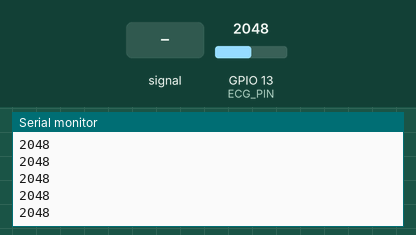
Bench run of a sketch on a simulated ESP32. Parts: the last lines printed to the serial monitor. The test bench sets the inputs (shaded band); at power-on: GPIO 13 (ECG_PIN) = 2048 (analog values on the 0–4095 scale).

Above: at 3.2 s.
3.3 s: GPIO 13 (ECG_PIN) fed a 200 Hz sine of ±327 counts around its level
At 4.0 s:
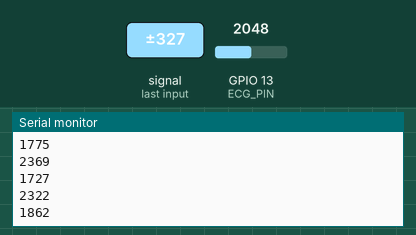
4.8 s: GPIO 13 (ECG_PIN) set to 2866
At 5.8 s:
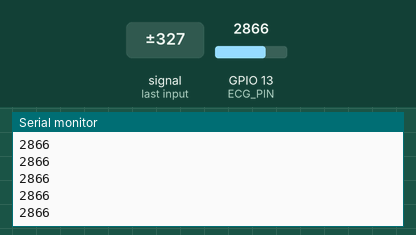
6.3 s: GPIO 13 (ECG_PIN) fed a 1000 Hz sine of ±1023 counts around its level
7.8 s: GPIO 13 (ECG_PIN) set to 3603
At 8.4 s:
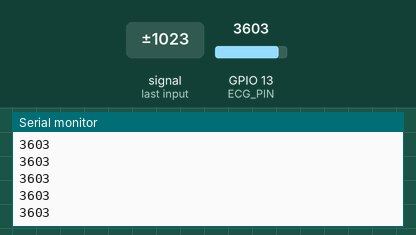
Timing chart, 0 to 9.0 s (numbered marks = the images above; inputs shaded):
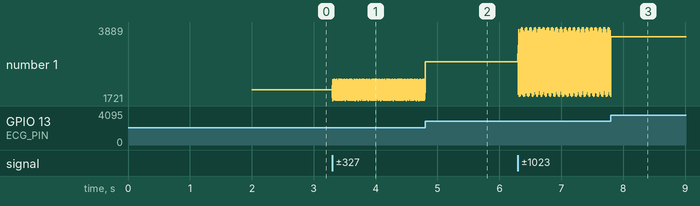

The sketch:

esp32_adqui_ecg_ana.ino
```cpp
// =========================
// CONFIGURACIÓN
// =========================
const int ECG_PIN = 13;      // GPIO13 = ADC2_4
const int FS = 360;          // Frecuencia de muestreo (Hz)
unsigned long periodo_us;

void setup() {
  Serial.begin(115200);
  delay(2000);

  periodo_us = 1000000UL / FS;

  // Configuración ADC
  analogReadResolution(12);              // 0–4095
  analogSetPinAttenuation(ECG_PIN, ADC_11db); // hasta 3.3V

  Serial.println("ESP32 ECG listo");
}

void loop() {
  unsigned long t0 = micros();

  int valor_adc = analogRead(ECG_PIN);
  Serial.println(valor_adc);

  // Mantener frecuencia de muestreo estable
  while (micros() - t0 < periodo_us) {
    // espera activa
  }
}
```

Measured:
- after the input at 3.3 s, the serial monitor: prints a new line at once (image 1)
- after the input at 7.8 s, the serial monitor: prints a new line at once (image 3)
- plotted number 1: 2048 → 1966 after the input at 3.3 s, 1844 → 3603 after the input at 7.8 s
